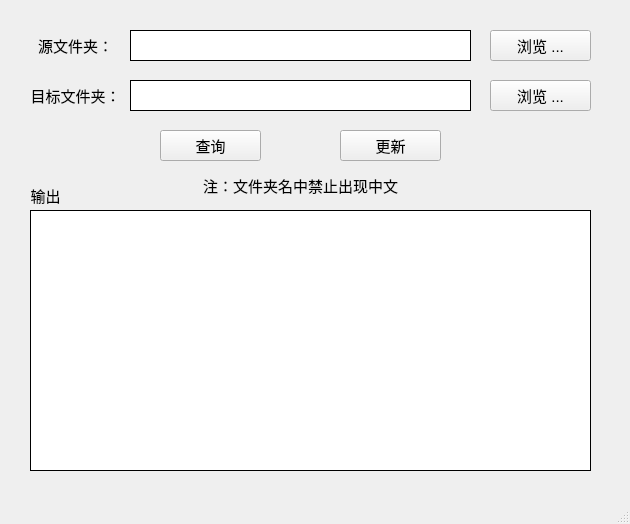
<?xml version="1.0" encoding="UTF-8"?>
<ui version="4.0">
 <class>MainWindow</class>
 <widget class="QMainWindow" name="MainWindow">
  <property name="geometry">
   <rect>
    <x>0</x>
    <y>0</y>
    <width>630</width>
    <height>524</height>
   </rect>
  </property>
  <property name="windowTitle">
   <string>FolderSync</string>
  </property>
  <widget class="QWidget" name="centralwidget">
   <widget class="QPushButton" name="src_pushButton">
    <property name="geometry">
     <rect>
      <x>490</x>
      <y>30</y>
      <width>101</width>
      <height>31</height>
     </rect>
    </property>
    <property name="font">
     <font>
      <pointsize>11</pointsize>
     </font>
    </property>
    <property name="cursor">
     <cursorShape>ArrowCursor</cursorShape>
    </property>
    <property name="styleSheet">
     <string notr="true"/>
    </property>
    <property name="text">
     <string>浏览 ...</string>
    </property>
   </widget>
   <widget class="QLineEdit" name="dst_lineEdit">
    <property name="enabled">
     <bool>false</bool>
    </property>
    <property name="geometry">
     <rect>
      <x>130</x>
      <y>80</y>
      <width>341</width>
      <height>31</height>
     </rect>
    </property>
    <property name="styleSheet">
     <string notr="true">border: 1px solid black;
background-color: white;
color: black;</string>
    </property>
   </widget>
   <widget class="QLineEdit" name="src_lineEdit">
    <property name="enabled">
     <bool>false</bool>
    </property>
    <property name="geometry">
     <rect>
      <x>130</x>
      <y>30</y>
      <width>341</width>
      <height>31</height>
     </rect>
    </property>
    <property name="styleSheet">
     <string notr="true">border: 1px solid black;
background-color: white;
color: black;</string>
    </property>
   </widget>
   <widget class="QLabel" name="src_label">
    <property name="geometry">
     <rect>
      <x>30</x>
      <y>30</y>
      <width>91</width>
      <height>31</height>
     </rect>
    </property>
    <property name="font">
     <font>
      <pointsize>11</pointsize>
     </font>
    </property>
    <property name="lineWidth">
     <number>1</number>
    </property>
    <property name="text">
     <string>源文件夹：</string>
    </property>
    <property name="alignment">
     <set>Qt::AlignCenter</set>
    </property>
   </widget>
   <widget class="QLabel" name="dst_label">
    <property name="geometry">
     <rect>
      <x>30</x>
      <y>80</y>
      <width>91</width>
      <height>31</height>
     </rect>
    </property>
    <property name="font">
     <font>
      <pointsize>11</pointsize>
     </font>
    </property>
    <property name="lineWidth">
     <number>1</number>
    </property>
    <property name="text">
     <string>目标文件夹：</string>
    </property>
    <property name="alignment">
     <set>Qt::AlignCenter</set>
    </property>
   </widget>
   <widget class="QLabel" name="output_label">
    <property name="geometry">
     <rect>
      <x>10</x>
      <y>180</y>
      <width>71</width>
      <height>31</height>
     </rect>
    </property>
    <property name="font">
     <font>
      <pointsize>11</pointsize>
     </font>
    </property>
    <property name="lineWidth">
     <number>1</number>
    </property>
    <property name="text">
     <string>输出</string>
    </property>
    <property name="alignment">
     <set>Qt::AlignCenter</set>
    </property>
   </widget>
   <widget class="QPushButton" name="update_pushButton">
    <property name="geometry">
     <rect>
      <x>340</x>
      <y>130</y>
      <width>101</width>
      <height>31</height>
     </rect>
    </property>
    <property name="font">
     <font>
      <pointsize>11</pointsize>
     </font>
    </property>
    <property name="styleSheet">
     <string notr="true"/>
    </property>
    <property name="text">
     <string>更新</string>
    </property>
   </widget>
   <widget class="QPushButton" name="check_pushButton">
    <property name="geometry">
     <rect>
      <x>160</x>
      <y>130</y>
      <width>101</width>
      <height>31</height>
     </rect>
    </property>
    <property name="font">
     <font>
      <pointsize>11</pointsize>
     </font>
    </property>
    <property name="styleSheet">
     <string notr="true"/>
    </property>
    <property name="text">
     <string>查询</string>
    </property>
   </widget>
   <widget class="QPushButton" name="dst_pushButton">
    <property name="geometry">
     <rect>
      <x>490</x>
      <y>80</y>
      <width>101</width>
      <height>31</height>
     </rect>
    </property>
    <property name="font">
     <font>
      <pointsize>11</pointsize>
     </font>
    </property>
    <property name="cursor">
     <cursorShape>ArrowCursor</cursorShape>
    </property>
    <property name="styleSheet">
     <string notr="true"/>
    </property>
    <property name="text">
     <string>浏览 ...</string>
    </property>
   </widget>
   <widget class="QTextBrowser" name="output_textBrowser">
    <property name="enabled">
     <bool>true</bool>
    </property>
    <property name="geometry">
     <rect>
      <x>30</x>
      <y>210</y>
      <width>561</width>
      <height>261</height>
     </rect>
    </property>
    <property name="styleSheet">
     <string notr="true">border: 1px solid black;
background-color: white;
color: black;</string>
    </property>
    <property name="lineWrapMode">
     <enum>QTextEdit::NoWrap</enum>
    </property>
   </widget>
   <widget class="QLabel" name="output_label_2">
    <property name="geometry">
     <rect>
      <x>180</x>
      <y>170</y>
      <width>241</width>
      <height>31</height>
     </rect>
    </property>
    <property name="font">
     <font>
      <pointsize>11</pointsize>
     </font>
    </property>
    <property name="frameShadow">
     <enum>QFrame::Plain</enum>
    </property>
    <property name="lineWidth">
     <number>1</number>
    </property>
    <property name="text">
     <string>注：文件夹名中禁止出现中文</string>
    </property>
    <property name="alignment">
     <set>Qt::AlignCenter</set>
    </property>
   </widget>
  </widget>
  <widget class="QMenuBar" name="menubar">
   <property name="geometry">
    <rect>
     <x>0</x>
     <y>0</y>
     <width>630</width>
     <height>22</height>
    </rect>
   </property>
  </widget>
  <widget class="QStatusBar" name="statusbar"/>
 </widget>
 <resources/>
 <connections/>
</ui>
